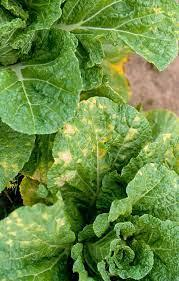
#> input picture train/images/100_jpg.rf.8ae7e1b0100f8cbf1affb20b6739bdc9.jpg, 179 x 281 px, given as the content of the folder data/train/sehat, which was not available
$ python coba2.py   (older library calls are emulated)
#> lines starting #> are read from the running program, lines starting #| are printed output that depends on the picture; after the words box and inside, x2 and y2 are one past the last pixel; in counts of white or black regions, pixels touching at a corner belong together; pictures that were not available may be replaced by others from this repository, and a replacement may not be noted
import cv2
import numpy as np
import glob, os
from tqdm import tqdm
from skimage.feature import local_binary_pattern, graycomatrix, graycoprops
from sklearn.svm import SVC
from sklearn.ensemble import RandomForestClassifier
from sklearn.model_selection import train_test_split, StratifiedKFold, cross_val_score
from sklearn.metrics import classification_report, confusion_matrix
from sklearn.preprocessing import StandardScaler
from sklearn.pipeline import Pipeline

# ---------- util ----------
def read_image(path):
    img = cv2.imread(path)
    if img is None: raise ValueError(f"Failed load: {path}")
    return img

def segment_leaf(img):
    # resize opsional (cepat)
    h, w = img.shape[:2]
    scale = 800 / max(h, w)
    if scale < 1.0:
        img = cv2.resize(img, (int(w*scale), int(h*scale)))

    blur = cv2.GaussianBlur(img, (5,5), 0)
    hsv  = cv2.cvtColor(blur, cv2.COLOR_BGR2HSV)

    # threshold hijau (kisaran umum; nanti bisa tuning)
    lower = np.array([25, 40,  20], dtype=np.uint8)   # H,S,V
    upper = np.array([95, 255, 255], dtype=np.uint8)
    mask  = cv2.inRange(hsv, lower, upper)

    # rapikan
    kernel = np.ones((5,5), np.uint8)
    mask = cv2.morphologyEx(mask, cv2.MORPH_CLOSE, kernel, iterations=2)
    mask = cv2.morphologyEx(mask, cv2.MORPH_OPEN,  kernel, iterations=1)

    # ambil kontur terbesar (daun utama)
    cnts, _ = cv2.findContours(mask, cv2.RETR_EXTERNAL, cv2.CHAIN_APPROX_SIMPLE)
    if not cnts:
        return img, np.zeros(mask.shape, np.uint8)
    c = max(cnts, key=cv2.contourArea)
    leaf_mask = np.zeros(mask.shape, np.uint8)
    cv2.drawContours(leaf_mask, [c], -1, 255, -1)

    return img, leaf_mask

def percent_yellow_brown(img_bgr, mask):
    # Lab untuk intensitas kekuningan/cokelat
    lab = cv2.cvtColor(img_bgr, cv2.COLOR_BGR2Lab)
    L, a, b = cv2.split(lab)
    # piksel valid hanya area daun
    m = mask > 0
    if m.sum() == 0:
        return 0.0, 0.0
    # heuristik: kuning = b tinggi & a rendah-tinggi moderat; cokelat = L rendah & b sedang
    yellow = ((b > 150) & m).sum() / m.sum()
    brown  = ((L < 120) & (b > 120) & m).sum() / m.sum()
    return float(yellow), float(brown)

def color_stats(img_bgr, mask):
    hsv = cv2.cvtColor(img_bgr, cv2.COLOR_BGR2HSV)
    lab = cv2.cvtColor(img_bgr, cv2.COLOR_BGR2Lab)
    def masked_stats(ch):
        vals = ch[mask>0].astype(np.float32)
        if len(vals) == 0: return (0,0)
        return float(vals.mean()), float(vals.std())

    Hm,Hs = masked_stats(hsv[:,:,0]); Sm,Ss = masked_stats(hsv[:,:,1]); Vm,Vs = masked_stats(hsv[:,:,2])
    Lm,Ls = masked_stats(lab[:,:,0]); am,as_ = masked_stats(lab[:,:,1]); bm,bs = masked_stats(lab[:,:,2])
    y,b = percent_yellow_brown(img_bgr, mask)
    return [Hm,Hs,Sm,Ss,Vm,Vs,Lm,Ls,am,as_,bm,bs,y,b]

def texture_feats(img_bgr, mask):
    gray = cv2.cvtColor(img_bgr, cv2.COLOR_BGR2GRAY)
    gray = cv2.bitwise_and(gray, gray, mask=mask)

    # Normalisasi histogram sederhana untuk GLCM stabil
    g = gray.copy()
    if (mask>0).sum() == 0:
        return [0,0,0,0,0,0] + [0]*16

    g_masked = g[mask>0]
    # stretch to 8-bit 0..255
    if g_masked.std() > 1e-3:
        g = cv2.normalize(g, None, 0, 255, cv2.NORM_MINMAX)
    g = g.astype(np.uint8)

    # GLCM
    glcm = graycomatrix(g, distances=[2], angles=[0, np.pi/4, np.pi/2, 3*np.pi/4],
                        levels=256, symmetric=True, normed=True)
    props = ['contrast','dissimilarity','homogeneity','ASM','energy','correlation']
    glcm_feats = []
    for p in props:
        glcm_feats.append(float(graycoprops(glcm, p).mean()))

    # LBP
    P, R = 8, 1
    lbp = local_binary_pattern(g, P, R, method='uniform')
    lbp = lbp[mask>0]
    hist, _ = np.histogram(lbp, bins=np.arange(0, P+3), range=(0, P+2), density=True)
    return glcm_feats + hist.tolist()  # 6 + 10 = 16 features

def shape_feats(mask):
    cnts, _ = cv2.findContours(mask, cv2.RETR_EXTERNAL, cv2.CHAIN_APPROX_SIMPLE)
    if not cnts: return [0,0,0,0]
    c = max(cnts, key=cv2.contourArea)
    area = cv2.contourArea(c)
    peri = cv2.arcLength(c, True)
    hull = cv2.convexHull(c)
    hull_area = cv2.contourArea(hull) if len(hull) >= 3 else 1
    solidity = (area / hull_area) if hull_area > 0 else 0
    x,y,w,h = cv2.boundingRect(c)
    extent = (area / (w*h)) if w*h>0 else 0
    return [float(area), float(peri), float(solidity), float(extent)]

def extract_features(path):
    img = read_image(path)
    img, mask = segment_leaf(img)
    feats = []
    feats += color_stats(img, mask)
    feats += texture_feats(img, mask)
    feats += shape_feats(mask)
    return np.array(feats, dtype=np.float32)

# ---------- load dataset from folders ----------
def load_dataset(root):
    X, y = [], []
    classes = [('sehat', 0), ('sakit', 1)]
    for cls_name, cls_id in classes:
        for p in glob.glob(os.path.join(root, cls_name, "*")):
            ext = os.path.splitext(p)[1].lower()
            if ext not in [".jpg",".jpeg",".png",".bmp",".webp"]: continue
            try:
                X.append(extract_features(p))
                y.append(cls_id)
            except Exception as e:
                print("skip:", p, e)
    return np.array(X), np.array(y)

if __name__ == "__main__":
    train_root = "data/train"
    valid_root = "data/valid"

    Xtr, ytr = load_dataset(train_root)
#> in read_image, img is the input picture: shape (281, 179, 3); mean B, G, R 67.5, 140.6, 105.9
#> in segment_leaf, `blur = cv2.GaussianBlur(img, (5,5), 0)`:
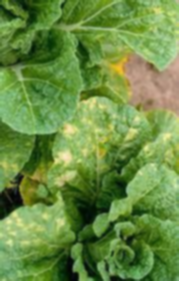
#> blur: shape (281, 179, 3); mean B, G, R 67.5, 140.6, 105.9
#> in segment_leaf, `hsv  = cv2.cvtColor(blur, cv2.COLOR_BGR2HSV)`: hsv: shape (281, 179, 3); mean H, S, V 44.5, 144.5, 142.3
#> in segment_leaf, `mask  = cv2.inRange(hsv, lower, upper)`:
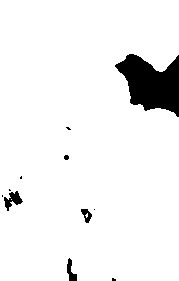
#> mask: shape (281, 179); 94.2% white; 11 black regions (6 under 20 px), largest, box (x1, y1, x2, y2) and area: (115, 54, 179, 117) 2482, (4, 191, 23, 211) 178, (67, 258, 77, 281) 120, (81, 209, 92, 223) 85, (64, 155, 69, 160) 21
#> in segment_leaf, `mask = cv2.morphologyEx(mask, cv2.MORPH_CLOSE, kernel, iterations=2)`:
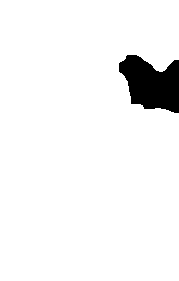
#> mask: shape (281, 179); 95.2% white; 1 black region, box (x1, y1, x2, y2) and area: (119, 55, 179, 113) 2416
#> in segment_leaf, `mask = cv2.morphologyEx(mask, cv2.MORPH_OPEN,  kernel, iterations=1)`: mask: shape (281, 179); 95.2% white; 1 black region
#> in segment_leaf, `cnts, _ = cv2.findContours(mask, cv2.RETR_EXTERNAL, cv2.CHAIN_APPROX_S..`: cnts = 1 contour; box (x1, y1, x2, y2) and area: (0, 0, 179, 281) 47370
#> in segment_leaf, `c = max(cnts, key=cv2.contourArea)`: c = contour of 67 points, box (x1, y1, x2, y2) (0, 0, 179, 281), area 47370
#> in color_stats, `hsv = cv2.cvtColor(img_bgr, cv2.COLOR_BGR2HSV)`: hsv: shape (281, 179, 3); mean H, S, V 44.6, 149.6, 142.3
#> in color_stats, `lab = cv2.cvtColor(img_bgr, cv2.COLOR_BGR2Lab)`: lab: shape (281, 179, 3); mean of channels 0, 1, 2 137.8, 103.5, 162.2
#> in color_stats, `Hm, Hs = masked_stats(hsv[:, :, 0])`: Hm = 46.21; Hs = 7.03
#> in color_stats, `Sm, Ss = masked_stats(hsv[:, :, 1])`: Sm = 152.9; Ss = 51.97
#> in color_stats, `Vm, Vs = masked_stats(hsv[:, :, 2])`: Vm = 140.4; Vs = 50.43
#> in color_stats, `Lm, Ls = masked_stats(lab[:, :, 0])`: Lm = 136.5; Ls = 50.24
#> in color_stats, `am, as_ = masked_stats(lab[:, :, 1])`: am = 101.8; as_ = 6.22
#> in color_stats, `bm, bs = masked_stats(lab[:, :, 2])`: bm = 163; bs = 9.09
#> in percent_yellow_brown, `L, a, b = cv2.split(lab)`:
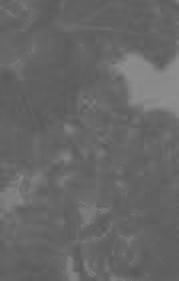
#> a: shape (281, 179); min 89, max 143, mean 103.5
#> in percent_yellow_brown, `L, a, b = cv2.split(lab)`:
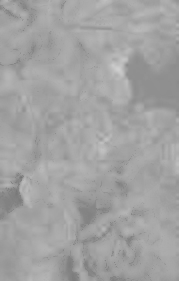
#> b: shape (281, 179); min 116, max 207, mean 162.2
#> in percent_yellow_brown, `m = mask > 0`: m: shape (281, 179) bool; 95.2% white; 1 black region
#> in percent_yellow_brown, `yellow = ((b > 150) & m).sum() / m.sum()`: yellow = 0.924
#> in percent_yellow_brown, `brown  = ((L < 120) & (b > 120) & m).sum() / m.sum()`: brown = 0.336
#> in color_stats, `y,b = percent_yellow_brown(img_bgr, mask)`: y = 0.924; b = 0.336
#> in extract_features, `feats += color_stats(img, mask)`: feats = [46.21, 7.03, 152.9, 51.97, 140.4, 50.43, 136.5, 50.24, 101.8, 6.22, 163, 9.09, 0.924, 0.336]
#> in texture_feats, `gray = cv2.bitwise_and(gray, gray, mask=mask)`:
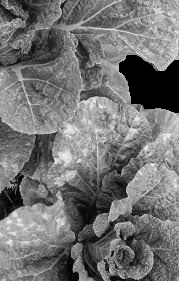
#> gray: shape (281, 179); min 0, max 247, mean 114.5
#> after the loop in texture_feats, `for p in props:`: glcm_feats = [1125.9, 23.13, 0.0957, 0.0022, 0.0469, 0.821]
#> in texture_feats, `lbp = local_binary_pattern(g, P, R, method='uniform')`:
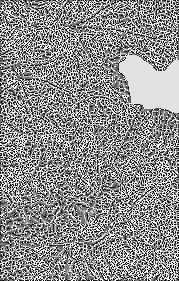
#> lbp: shape (281, 179) float64; min 0, max 9, mean 5.03; drawn with min black and max white
#> in texture_feats, `hist, _ = np.histogram(lbp, bins=np.arange(0, P+3), range=(0, P+2), de..`: hist = [0.0916, 0.102, 0.0679, 0.0894, 0.115, 0.0924, 0.0742, 0.0975, 0.1, 0.169]
#> in extract_features, `feats += texture_feats(img, mask)`: feats = 30 values, max 1125.9 at index 14, min 0.0022 at index 17, mean 68.94
#> in shape_feats, `area = cv2.contourArea(c)`: area = 47369.5
#> in shape_feats, `peri = cv2.arcLength(c, True)`: peri = 1039
#> in shape_feats, `hull = cv2.convexHull(c)`: hull = [[178, 0], [178, 280], [0, 280], [0, 0]]
#> in shape_feats, `hull_area = cv2.contourArea(hull) if len(hull) >= 3 else 1`: hull_area = 49840
#> in shape_feats, `solidity = (area / hull_area) if hull_area > 0 else 0`: solidity = 0.95
#> in shape_feats, `x,y,w,h = cv2.boundingRect(c)`: x = 0; w = 179; h = 281
#> in shape_feats, `extent = (area / (w*h)) if w*h>0 else 0`: extent = 0.942
#> in extract_features, `feats += shape_feats(mask)`: feats = 34 values, max 47369.5 at index 30, min 0.0022 at index 17, mean 1484.7
#> ytr = [0, 1]
    Xva, yva = load_dataset(valid_root)
#> yva = [0, 1]

    print("Train:", Xtr.shape, "Valid:", Xva.shape)
#| Train: (2, 34) Valid: (2, 34)

    # Dua alternatif model: SVM RBF dan RandomForest → pilih terbaik
    candidates = {
        "svm_rbf": Pipeline([
            ("scaler", StandardScaler()),
            ("clf", SVC(kernel="rbf", C=10, gamma="scale", probability=True, class_weight="balanced")),
        ]),
        "rf": RandomForestClassifier(n_estimators=300, max_depth=None, class_weight="balanced_subsample", random_state=42)
    }

    best_name, best_model, best_score = None, None, -1
    for name, model in candidates.items():
        cv = StratifiedKFold(n_splits=5, shuffle=True, random_state=42)
#> (the run stopped early here; a loop or call above may not have finished)
